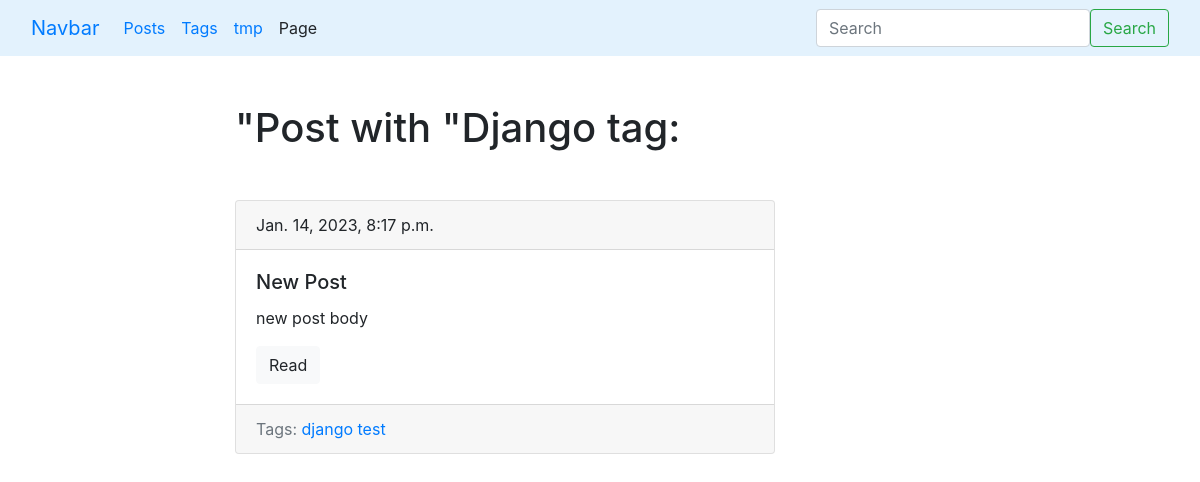
The page /blog/tag/django/ on the database as committed earlier.
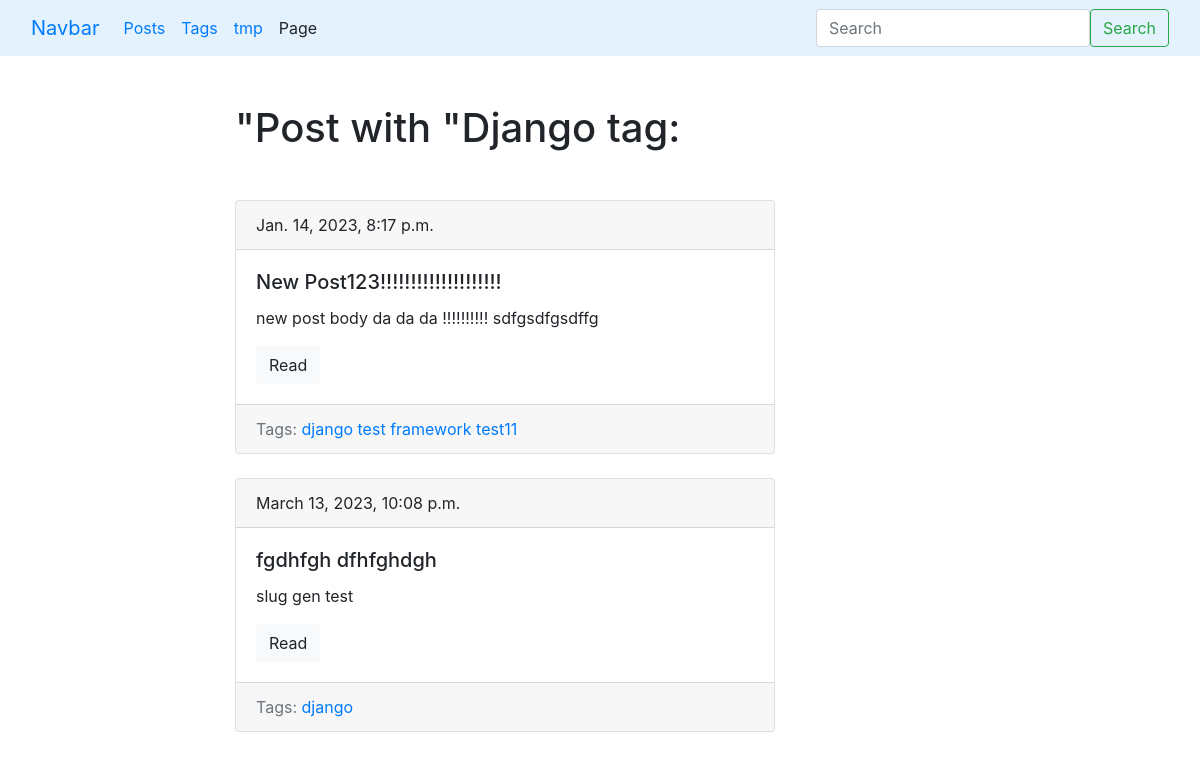
The same page on the database as committed later.
### blog/models.py (models this page shows, shortened)
class Tag(models.Model):
    title = models.CharField(max_length=128)
    slug = models.SlugField(max_length=128, unique=True)
    def get_absolute_url(self):
        return reverse('tag_detail_url', kwargs={'slug': self.slug})

class Post(models.Model):
    title = models.CharField(max_length=150, db_index=True)
    slug = models.SlugField(max_length=150, blank=True, unique=True)
    body = models.TextField(blank=True, db_index=True)
    tags = models.ManyToManyField('Tag', blank=True, related_name='posts')
    date_pub = models.DateTimeField(auto_now_add=True)
    def get_absolute_url(self):
        return reverse('post_detail_url', kwargs={'slug': self.slug})

### blog/views.py (the view)
# urls.py: path('tag/<str:slug>/', TagDetail.as_view(), name='tag_detail_url'),
class TagDetail(ObjectDetailMixin, View):
    model = Tag
    template = 'blog/tag_detail.html'

### blog/utils.py (called while the page is built)
    def get(self, request, slug):
        obj = get_object_or_404(self.model, slug__iexact=slug)
        context = {
            self.model.__name__.lower(): obj
        }
        return render(request, self.template, context)

### blog/templates/blog/tag_detail.html (shortened to what this page needs)
{% extends 'blog/base.html' %}
{% block content %}
<h1 class="mb-5">"Post with "{{ tag.title|title }} tag:</h1>
    {% for post in tag.posts.all %}
        {% include 'blog/includes/post_card_template.html' %}
    {% endfor %}
{% endblock %}

### blog/templates/blog/base.html (shortened to what this page needs)
<!doctype html>
<html lang="en">
<head>
    <link rel="stylesheet" href="https://cdn.jsdelivr.net/npm/bootstrap@4.0.0/dist/css/bootstrap.min.css">
</head>
<body>
{% include 'blog/navbar.html' %}
<div class="container mt-5">
    <div class="row">
        <div class="col-6 offset-md-2">
            {% block content%}
            {% endblock %}
        </div>
    </div>
</div>
</body>
</html>

### blog/templates/blog/navbar.html (shortened to what this page needs)
<nav class="navbar navbar-expand-lg"  style="background-color: #e3f2fd;">
    <div class="container-fluid">
        <a class="navbar-brand" href="#">Navbar</a>
        <div class="collapse navbar-collapse" id="navbarNav">
            <ul class="navbar-nav">
                <li class="nav-item">
                    <a class="nav-link active" aria-current="page" href="{% url 'post_list_url'%}">Posts</a>
                </li>
                <li class="nav-item">
                    <a class="nav-link" href="{% url 'tags_list_url' %}">Tags</a>
                </li>
                <li class="nav-item">
                    <a class="nav-link" href="#">tmp</a>
                </li>
                <li class="nav-item">
                    <a class="nav-link disabled">Page</a>
                </li>
            </ul>
        </div>
      <form class="d-flex" role="search">
        <input class="form-control me-2" type="search" placeholder="Search" aria-label="Search">
        <button class="btn btn-outline-success" type="submit">Search</button>
      </form>
    </div>
</nav>

### blog/templates/blog/includes/post_card_template.html
        <div class="card mb-4">
            <div class="card-header">
                {{ post.date_pub }}
            </div>
            <div class="card-body">
                <h5 class="card-title">{{ post.title }}</h5>
                <p class="card-text">{{ post.body|truncatewords:15 }}</p>
                <a href="{{ post.get_absolute_url }}" class="btn btn-light">Read</a>
            </div>
            <div class="card-footer text-muted">
            Tags:
                {%  for tag in post.tags.all %}
                    <a href="{{ tag.get_absolute_url }}">{{ tag.title }}</a>
                {% endfor %}
            </div>
        </div>

Rows that differ between the two databases and show on the page:
changed Post: gains Tag (title "framework"); gains Tag (title "test11"); title "New Post" → "New Post123!!!!!!!!!!!!!!!!!!!!"; body "new post body" → "new post body da da da !!!!!!!!!! sdfgsdfgsdffg"
added Post: date_pub "March 13, 2023, 10:08 p.m.", title "fgdhfgh dfhfghdgh", body "slug gen test", Tag (title "django")
